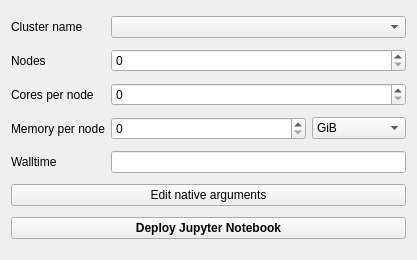
<?xml version="1.0" encoding="UTF-8"?>
<ui version="4.0">
 <class>Form</class>
 <widget class="QWidget" name="Form">
  <property name="geometry">
   <rect>
    <x>0</x>
    <y>0</y>
    <width>417</width>
    <height>260</height>
   </rect>
  </property>
  <property name="windowTitle">
   <string>Form</string>
  </property>
  <layout class="QGridLayout" name="gridLayout">
   <item row="5" column="0" colspan="4">
    <widget class="QPushButton" name="edit_native_arguments_button">
     <property name="text">
      <string>Edit native arguments</string>
     </property>
    </widget>
   </item>
   <item row="2" column="0">
    <widget class="QLabel" name="cores_label">
     <property name="text">
      <string>Cores per node</string>
     </property>
    </widget>
   </item>
   <item row="3" column="3">
    <widget class="QComboBox" name="memory_unit_box">
     <property name="sizePolicy">
      <sizepolicy hsizetype="Minimum" vsizetype="Maximum">
       <horstretch>0</horstretch>
       <verstretch>0</verstretch>
      </sizepolicy>
     </property>
     <item>
      <property name="text">
       <string>GiB</string>
      </property>
     </item>
     <item>
      <property name="text">
       <string>MiB</string>
      </property>
     </item>
     <item>
      <property name="text">
       <string>TiB</string>
      </property>
     </item>
     <item>
      <property name="text">
       <string>PiB</string>
      </property>
     </item>
    </widget>
   </item>
   <item row="3" column="0">
    <widget class="QLabel" name="memory_label">
     <property name="text">
      <string>Memory per node</string>
     </property>
    </widget>
   </item>
   <item row="2" column="1" colspan="3">
    <widget class="QSpinBox" name="cores_edit"/>
   </item>
   <item row="1" column="1" colspan="3">
    <widget class="QSpinBox" name="nodes_edit"/>
   </item>
   <item row="3" column="1" colspan="2">
    <widget class="QSpinBox" name="memory_edit">
     <property name="sizePolicy">
      <sizepolicy hsizetype="Expanding" vsizetype="Maximum">
       <horstretch>0</horstretch>
       <verstretch>0</verstretch>
      </sizepolicy>
     </property>
    </widget>
   </item>
   <item row="4" column="1" colspan="3">
    <widget class="QLineEdit" name="walltime_edit"/>
   </item>
   <item row="0" column="1" colspan="3">
    <widget class="QComboBox" name="cluster_names_box"/>
   </item>
   <item row="7" column="0" colspan="4">
    <widget class="QPushButton" name="deploy_button">
     <property name="font">
      <font>
       <weight>75</weight>
       <bold>true</bold>
      </font>
     </property>
     <property name="text">
      <string>Deploy Jupyter Notebook</string>
     </property>
    </widget>
   </item>
   <item row="4" column="0">
    <widget class="QLabel" name="walltime_label">
     <property name="maximumSize">
      <size>
       <width>139</width>
       <height>16777215</height>
      </size>
     </property>
     <property name="text">
      <string>Walltime</string>
     </property>
    </widget>
   </item>
   <item row="0" column="0">
    <widget class="QLabel" name="cluster_name_deployn_label">
     <property name="text">
      <string>Cluster name</string>
     </property>
    </widget>
   </item>
   <item row="1" column="0">
    <widget class="QLabel" name="nodes_label">
     <property name="text">
      <string>Nodes</string>
     </property>
    </widget>
   </item>
  </layout>
 </widget>
 <tabstops>
  <tabstop>cluster_names_box</tabstop>
  <tabstop>nodes_edit</tabstop>
  <tabstop>cores_edit</tabstop>
  <tabstop>memory_edit</tabstop>
  <tabstop>memory_unit_box</tabstop>
  <tabstop>walltime_edit</tabstop>
  <tabstop>edit_native_arguments_button</tabstop>
  <tabstop>deploy_button</tabstop>
 </tabstops>
 <resources/>
 <connections/>
</ui>
